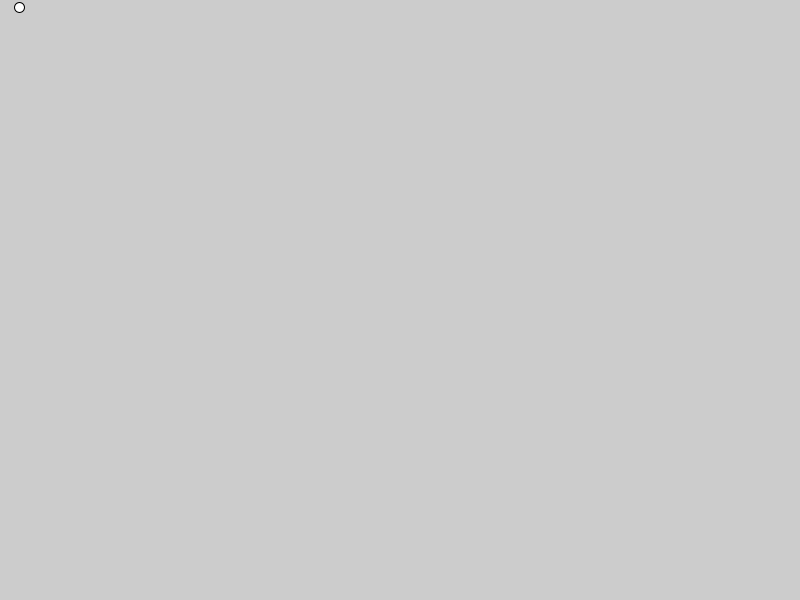
Frame 1 (no input)
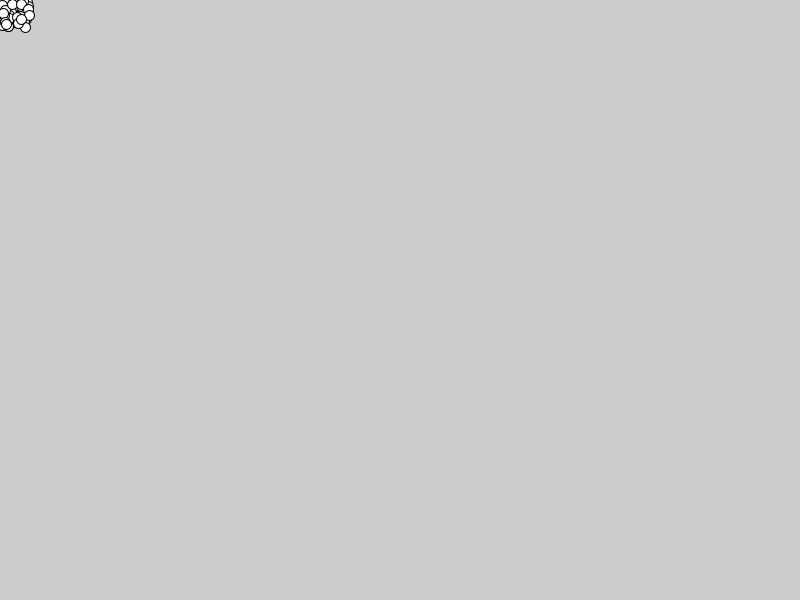
Frame 60 (the mouse pressed at the canvas centre just before this capture)
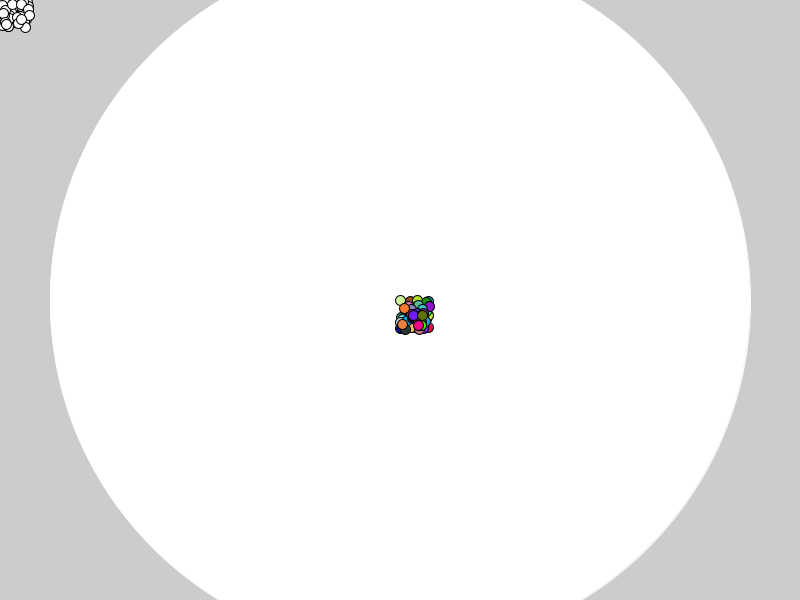
Frame 120 (the mouse held since frame 60 and released just before this capture)

The Processing sketch that drew these frames (run headless with seeded random() and noise(); from frame 60 on, the mouse is pressed at the canvas centre):

// Processing sketch: processing_39485
// ── processing_39485.pde

void setup() {
  size(800, 600);
  smooth();
}
//Sets up a new Ellipse, this Ellipse has its size defined on the speed the mouse is moved across the screen. 
//Slow movements create small circles and fast movements make large circles.
//I found how to do this here: http://processing.org/learning/topics/pattern.html

void variableEllipse(int x, int y, int px, int py) 
{
  float speed = abs(x-px) + abs(y-py);
  stroke(speed);
  ellipse(x, y, speed, speed);
}


//The ellipse is drawn at the current mouse point and is filled with random colours if mouse is clicked.
//If mouse is not clicked it will fill white.
void draw () {
 variableEllipse(mouseX, mouseY, pmouseX, pmouseY); 
  if(mousePressed) {
    fill(0+random(0,255),0+random(0,255),0+random(0,255));
  } else {
    fill(255);
  }
//This creates another standard ellipse at the mouse postion that moves around randomly at the mouse location.
//Just adds a bit of variety and interest.
  for(int i=0;i<30;i++);
  ellipse(mouseX+random(30), mouseY+random(30), 10, 10);


}
